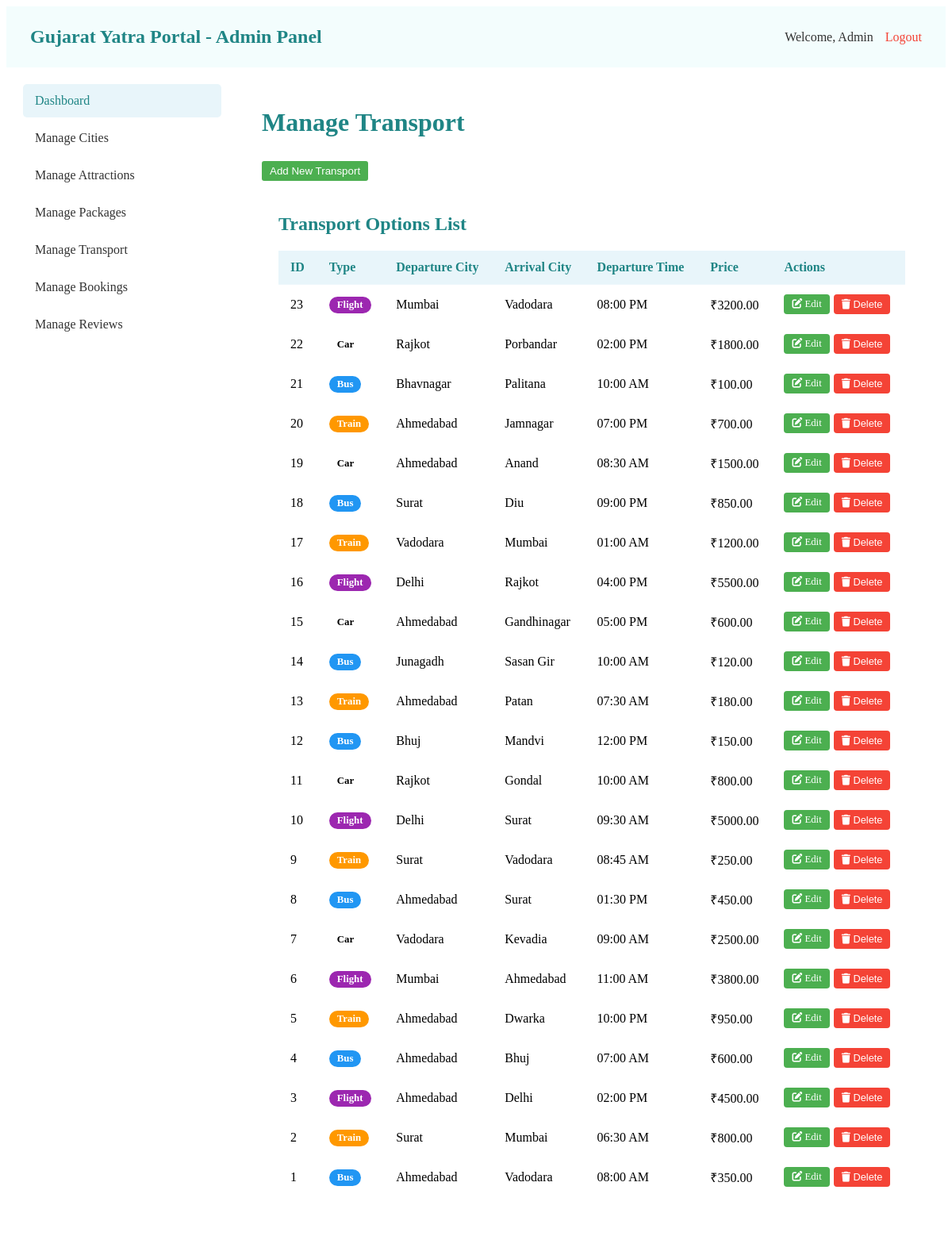
/admin/manage_transport.php, run on the app's committed database.
### tables this page shows
CREATE TABLE `transport_options` (
  `transport_id` int(11) NOT NULL,
  `transport_type` enum('bus','train','flight','car') NOT NULL,
  `departure_city` varchar(255) NOT NULL,
  `arrival_city` varchar(255) NOT NULL,
  `departure_time` time NOT NULL,
  `arrival_time` time DEFAULT NULL,
  `approx_price` decimal(10,2) NOT NULL,
  `description` text DEFAULT NULL
);

### admin/manage_transport.php (the view, shortened to what this page needs)
<?php
include('../includes/db_connect.php');
?>
<!DOCTYPE html>
<html lang="en">
<head>
    <link rel="stylesheet" href="https://cdnjs.cloudflare.com/ajax/libs/font-awesome/6.0.0-beta3/css/all.min.css">
</head>
<body>
    <?php include 'admin_header.php'; ?>
    <div class="admin-container">
        <?php include 'admin_sidebar.php'; ?>
    <div class="admin-content">
        <h1 style="color: #1f8585ff; margin-bottom: 30px;">Manage Transport</h1>
        <button class="btn-add" onclick="openAddModal()">Add New Transport</button>
        <div class="table-container glass">
            <h2 style="color: #1f8585ff; margin-bottom: 20px;">Transport Options List</h2>
            <table>
                <thead>
                    <tr>
                        <th>ID</th>
                        <th>Type</th>
                        <th>Departure City</th>
                        <th>Arrival City</th>
                        <th>Departure Time</th>
                        <th>Price</th>
                        <th>Actions</th>
                    </tr>
                </thead>
                <tbody>
                    <?php
                    $sql = "SELECT * FROM transport_options ORDER BY transport_id DESC";
                    $result = mysqli_query($conn, $sql);
                    while ($row = mysqli_fetch_assoc($result)) {
                        $badge_class = '';
                        if ($row['transport_type'] == 'bus') $badge_class = 'badge-bus';
                        if ($row['transport_type'] == 'train') $badge_class = 'badge-train';
                        if ($row['transport_type'] == 'flight') $badge_class = 'badge-flight';
                        echo '<tr>';
                        echo '<td>' . $row['transport_id'] . '</td>';
                        echo '<td><span class="transport-badge ' . $badge_class . '">' . ucfirst($row['transport_type']) . '</span></td>';
                        echo '<td>' . $row['departure_city'] . '</td>';
                        echo '<td>' . $row['arrival_city'] . '</td>';
                        echo '<td>' . date('h:i A', strtotime($row['departure_time'])) . '</td>';
                        echo '<td>₹' . $row['approx_price'] . '</td>';
                        echo '<td class="action-btns">';
                        echo '<a href="#" class="edit-btn" onclick="openEditModal(' . $row['transport_id'] . ', \'' . htmlspecialchars($row['transport_type'], ENT_QUOTES) . '\', \'' . htmlspecialchars($row['departure_city'], ENT_QUOTES) . '\', \'' . htmlspecialchars($row['arrival_city'], ENT_QUOTES) . '\', \'' . htmlspecialchars($row['departure_time'], ENT_QUOTES) . '\', \'' . htmlspecialchars($row['arrival_time'], ENT_QUOTES) . '\', \'' . $row['approx_price'] . '\', \'' . htmlspecialchars($row['description'], ENT_QUOTES) . '\')"><i class="fas fa-edit"></i> Edit</a>';
                        echo '<form method="POST" action="" style="display:inline;">';
                        echo '<button type="submit" name="delete_transport" class="delete-btn" onclick="return confirm(\'Are you sure you want to delete this transport option?\')"><i class="fas fa-trash"></i> Delete</button>';
                        echo '</form>';
                        echo '</td>';
                        echo '</tr>';
                    }
                    ?>
                </tbody>
            </table>
        </div>
    </div>
</div>
</body>
</html>

### admin/admin_styles.css (style rules this page uses)
.admin-container { display: flex; min-height: calc(100vh - 80px); }
.admin-content { flex: 1; padding: 30px; background: rgba(255, 255, 255, 0.1); }
.glass { background: rgba(255, 255, 255, 0.15); backdrop-filter: blur(10px); border-radius: 15px; border: 1px solid rgba(255, 255, 255, 0.2); }
.action-btns { display: flex; gap: 5px; }
.action-btns button, .action-btns a { padding: 5px 10px; border: none; border-radius: 4px; cursor: pointer; font-size: 0.8rem; }
.edit-btn { background: #4CAF50; color: white; text-decoration: none; }
.delete-btn { background: #F44336; color: white; }
table { width: 100%; border-collapse: collapse; margin-top: 20px; }
table th, table td { padding: 12px 15px; text-align: left; border-bottom: 1px solid rgba(255, 255, 255, 0.2); }
table th { background: rgba(180, 221, 238, 0.3); color: #1f8585ff; font-weight: 600; }
.btn-update, .btn-add { background: #4CAF50; color: white; border: none; padding: 5px 10px; border-radius: 3px; cursor: pointer; }
.table-container { padding: 20px; }
.table-container h2 { color: #1f8585ff; margin-bottom: 20px; }
.transport-badge { display: inline-block; padding: 3px 10px; border-radius: 20px; font-size: 0.8rem; font-weight: 600; }
.badge-bus { background-color: #2196F3; color: white; }
.badge-train { background-color: #FF9800; color: white; }
.badge-flight { background-color: #9C27B0; color: white; }

### data on the page
transport_options: transport_id "23", transport_type "Flight", departure_city "Mumbai", arrival_city "Vadodara", departure_time "08:00 PM", approx_price "3200.00"
transport_options: transport_id "22", transport_type "Car", departure_city "Rajkot", arrival_city "Porbandar", departure_time "02:00 PM", approx_price "1800.00"
transport_options: transport_id "21", transport_type "Bus", departure_city "Bhavnagar", arrival_city "Palitana", departure_time "10:00 AM", approx_price "100.00"
transport_options: transport_id "20", transport_type "Train", departure_city "Ahmedabad", arrival_city "Jamnagar", departure_time "07:00 PM", approx_price "700.00"
transport_options: transport_id "19", transport_type "Car", departure_city "Ahmedabad", arrival_city "Anand", departure_time "08:30 AM", approx_price "1500.00"
transport_options: transport_id "18", transport_type "Bus", departure_city "Surat", arrival_city "Diu", departure_time "09:00 PM", approx_price "850.00"
transport_options: transport_id "17", transport_type "Train", departure_city "Vadodara", arrival_city "Mumbai", departure_time "01:00 AM", approx_price "1200.00"
transport_options: transport_id "16", transport_type "Flight", departure_city "Delhi", arrival_city "Rajkot", departure_time "04:00 PM", approx_price "5500.00"
transport_options: transport_id "15", transport_type "Car", departure_city "Ahmedabad", arrival_city "Gandhinagar", departure_time "05:00 PM", approx_price "600.00"
transport_options: transport_id "14", transport_type "Bus", departure_city "Junagadh", arrival_city "Sasan Gir", departure_time "10:00 AM", approx_price "120.00"
transport_options: transport_id "13", transport_type "Train", departure_city "Ahmedabad", arrival_city "Patan", departure_time "07:30 AM", approx_price "180.00"
transport_options: transport_id "12", transport_type "Bus", departure_city "Bhuj", arrival_city "Mandvi", departure_time "12:00 PM", approx_price "150.00"
transport_options: transport_id "11", transport_type "Car", departure_city "Rajkot", arrival_city "Gondal", departure_time "10:00 AM", approx_price "800.00"
transport_options: transport_id "10", transport_type "Flight", departure_city "Delhi", arrival_city "Surat", departure_time "09:30 AM", approx_price "5000.00"
transport_options: transport_id "9", transport_type "Train", departure_city "Surat", arrival_city "Vadodara", departure_time "08:45 AM", approx_price "250.00"
transport_options: transport_id "8", transport_type "Bus", departure_city "Ahmedabad", arrival_city "Surat", departure_time "01:30 PM", approx_price "450.00"
transport_options: transport_id "7", transport_type "Car", departure_city "Vadodara", arrival_city "Kevadia", departure_time "09:00 AM", approx_price "2500.00"
transport_options: transport_id "6", transport_type "Flight", departure_city "Mumbai", arrival_city "Ahmedabad", departure_time "11:00 AM", approx_price "3800.00"
transport_options: transport_id "5", transport_type "Train", departure_city "Ahmedabad", arrival_city "Dwarka", departure_time "10:00 PM", approx_price "950.00"
transport_options: transport_id "4", transport_type "Bus", departure_city "Ahmedabad", arrival_city "Bhuj", departure_time "07:00 AM", approx_price "600.00"
transport_options: transport_id "3", transport_type "Flight", departure_city "Ahmedabad", arrival_city "Delhi", departure_time "02:00 PM", approx_price "4500.00"
transport_options: transport_id "2", transport_type "Train", departure_city "Surat", arrival_city "Mumbai", departure_time "06:30 AM", approx_price "800.00"
transport_options: transport_id "1", transport_type "Bus", departure_city "Ahmedabad", arrival_city "Vadodara", departure_time "08:00 AM", approx_price "350.00"

### other printed values
$_SESSION['admin_username'] "Admin"
